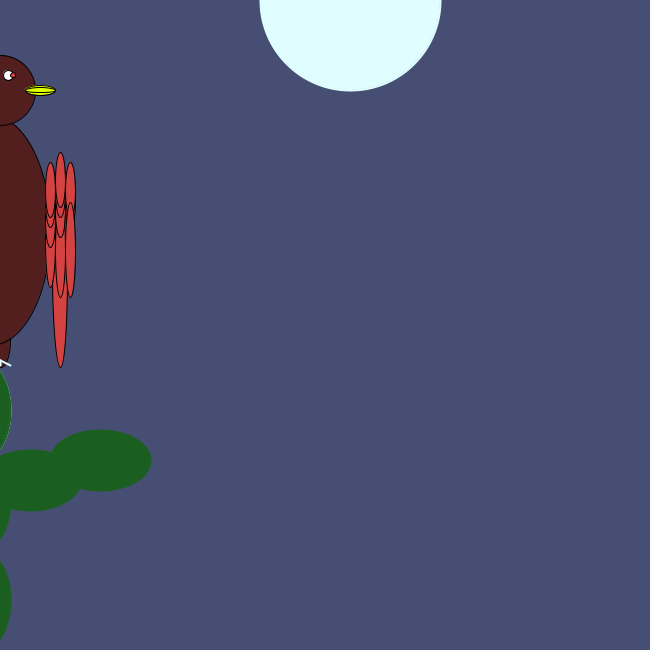
Frame 1 (no input)
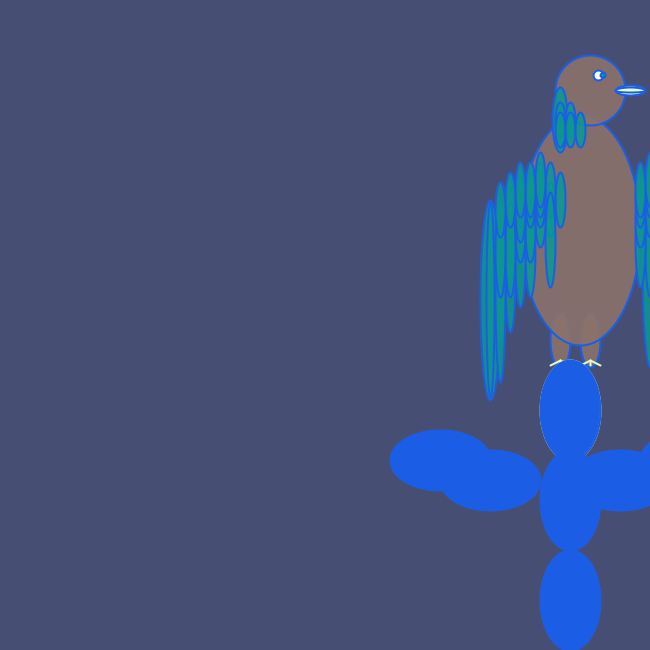
Frame 60 (the mouse pressed at the canvas centre just before this capture)
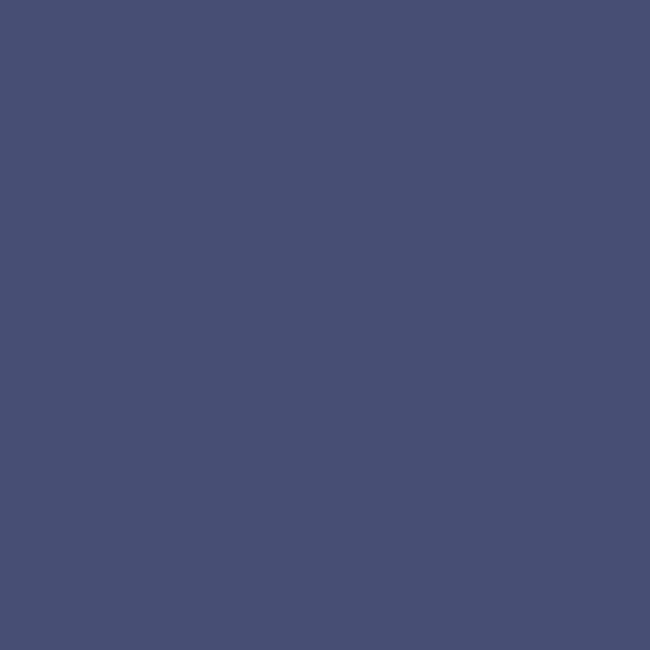
Frame 120 (the mouse held since frame 60 and released just before this capture)

The Processing sketch that drew these frames (run headless with seeded random() and noise(); from frame 60 on, the mouse is pressed at the canvas centre):

// Processing sketch: processing_167795
// ── processing_167795.pde

int x=0;
int y=300;
int c=#521E1E;
int a=#832424;
int l=#474E74;
int i=#FFFFFF;
int d=#E0FF00;
int o=#1B5F20;

void setup()
{
  background(l);
  size(650,650);
 
}
void draw()
{ 
   
   background(l);
   fill(c);
   c=c+a;
   ellipse(x-30,340,20,55);
   ellipse(x,340,20,55);
   ellipse(x-10,230,120,230);
   ellipse(x,90,70,70);
   fill(i);
   ellipse(x+8,75,10,10);
   fill(c);
   ellipse(x+13,75,05,05);
   fill(d);
   d=d+i;
   ellipse(x+40,90,30,10);
   ellipse(x+40,90,30,5);
   fill(c);
   ellipse(x-30,200,10,55);
ellipse(x-40,210,10,55);
ellipse(x-40,190,10,55);
ellipse(x-40,240,10,95);
ellipse(x-50,220,10,55);
ellipse(x-50,200,10,55);
ellipse(x-50,190,10,55);
ellipse(x-50,180,10,55);
ellipse(x-60,250,10,95);
ellipse(x-60,230,10,65);
ellipse(x-60,200,10,55);
ellipse(x-60,190,10,55);
ellipse(x-70,260,10,95);
ellipse(x-70,230,10,65);
ellipse(x-70,200,10,55);
ellipse(x-70,210,10,65);
ellipse(x-70,190,10,55);
ellipse(x-80,280,10,105);
ellipse(x-80,210,10,65);
ellipse(x-80,250,10,85);
ellipse(x-80,250,10,75);
ellipse(x-80,240,10,105);
ellipse(x-80,250,10,95);
ellipse(x-80,200,10,55);
   
   ellipse(x-100,300,20,200);
ellipse(x-100,300,8,195);

ellipse(x-90,290,10,105);
ellipse(x-90,290,10,185);
ellipse(x-90,250,10,95);
ellipse(x-90,210,10,55);
ellipse(x+60,270,15,195);
ellipse(x+60,250,10,95);
ellipse(x+60,200,10,55);
ellipse(x+60,210,10,55);
ellipse(x+60,190,10,55);
ellipse(x+60,180,10,55);
ellipse(x+50,240,10,95);
ellipse(x+50,220,10,55);
ellipse(x+70,200,10,55);
ellipse(x+70,190,10,55);
ellipse(x+70,250,10,95);
ellipse(x+50,200,10,55);
ellipse(x+50,190,10,55);
ellipse(x-30,120,15,65);
ellipse(x-30,120,10,35);
ellipse(x-30,130,10,35);
ellipse(x-20,120,10,35);
ellipse(x-20,130,10,35);
ellipse(x-10,130,10,35);

strokeWeight(2);
stroke(d);
line(x,360,x-10,365);
line(x,360,x,365);
line(x,360,x+10,365);

stroke(d);
line(x-30,360,x-40,365);
line(x-30,360,x-30,365);
line(x-30,360,x-20,365);

ellipse(x-20,410,60,100);

stroke(d);
fill(d);
ellipse(x+350,0,180,180);

stroke(o);
fill(o);
o=o+i;
ellipse(x-20,410,60,100);

ellipse(x-20,500,60,100);
ellipse(x-20,600,60,100);

ellipse(x+30,480,100,60);
ellipse(x+100,460,100,60);

ellipse(x-100,480,100,60);
ellipse(x-150,460,100,60);
x=x+10;
}
